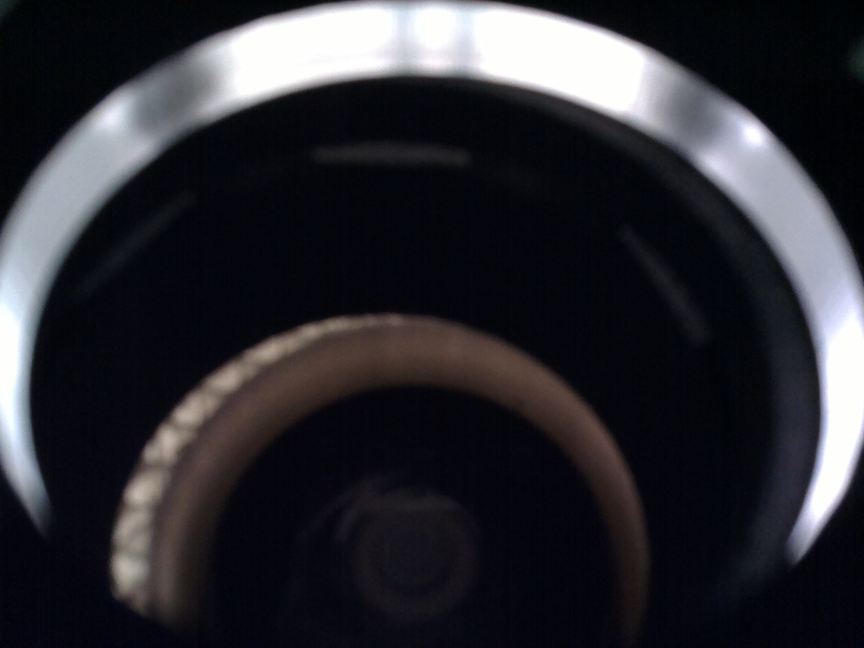
//> input picture OpenCV/test.jpg, 2592 x 1944 px, given in place of the camera (shown at 1/3 size)
$ ./centerv2   (built with g++ and OpenCV 4)
//> lines starting //> are read from the running program, lines starting //| are printed output that depends on the picture; after the words box and inside, x2 and y2 are one past the last pixel; in counts of white or black regions, pixels touching at a corner belong together
#include "opencv2/features2d.hpp"
#include "opencv2/core/core.hpp"
#include "opencv2/imgproc.hpp"
//above this is new includes added

#include "opencv2/highgui/highgui.hpp"
#include "opencv2/imgproc/imgproc.hpp"

#include "math.h"

#include <iostream>
#include <exception>
#include <vector>

int main(int argc, char* argv[]) { //argument for num times to check for token. Can run ~5-8 times per second.
  int Y1 = 150;
  int Y2 = 400;
  int X1 = 195;
  int X2 = 440;

  cv::VideoCapture cam(1);
  if(!cam.isOpened()) return -1;

  std::vector<cv::Point2f> pts1, pts2;

  pts1.push_back(cv::Point2f(92,0));
  pts1.push_back(cv::Point2f(148,0));
  pts1.push_back(cv::Point2f(74,283));
  pts1.push_back(cv::Point2f(178,283));

  pts2.push_back(cv::Point2f(74,0));
  pts2.push_back(cv::Point2f(140,0));
  pts2.push_back(cv::Point2f(74,283));
  pts2.push_back(cv::Point2f(140,283));

  while(true) {
    cv::Mat image, img, dst, dst1;
    cam >> image;
//> image is the input picture: 1944 rows x 2592 cols, CV_8UC3; mean B, G, R 50.9, 45.3, 45.6
    if(image.empty()) return -1;
    double t = cv::getTickCount();
    img = image(cv::Rect(X1, Y1, X2-X1, 283));
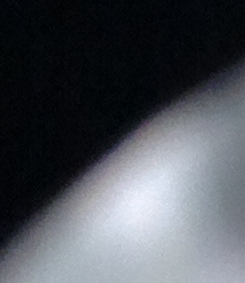
//> img: 283 rows x 245 cols, CV_8UC3; mean B, G, R 87.3, 80.8, 77.1
    cv::Mat M = cv::getPerspectiveTransform(pts1, pts2);
    cv::warpPerspective(img, dst, M, img.size());
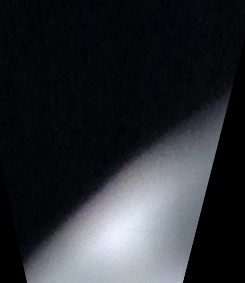
//> dst: 283 rows x 245 cols, CV_8UC3; mean B, G, R 49.9, 45.2, 42.4
    cv::warpPerspective(img, img, M, img.size());
    cv::cvtColor(dst, dst1, CV_BGR2GRAY);
    cv::bilateralFilter(dst1, dst, 5, 75, 75);
//> dst: 283 rows x 245 cols, CV_8UC1
    cv::Canny(dst, dst, 50, 60);
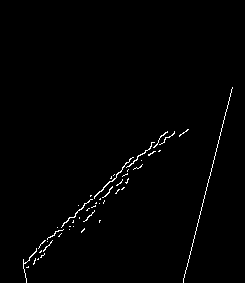
//> dst: 283 rows x 245 cols, CV_8UC1; 1.1% white in thin lines or dots, all inside (x1, y1, x2, y2) = (23, 87, 233, 283)
    std::vector<cv::Vec3f> circles;

    //HoughCircles(input, output, method, dp,
    //minDist - min dist between centers
    //param1 - higher threshold of the 2 passed to Canny() (the lower one is twice smaller)
    //param2 - accumlator threshold for the circle centers at detection stage
    //minRadius - Minimum circle radius
    //maxRadius - Maximum circle radius
    cv::HoughCircles(dst, circles, CV_HOUGH_GRADIENT, 2, 300, 50, 65, 60, 70);
//> circles = empty
    t = (cv::getTickCount() - t)/cv::getTickFrequency(); //Run Time Per Loop(ms): 120(BEST) - 200(WORST)
    std::cout << "Time: " << t << std::endl;
    try {
      if(!circles.empty()) {
	int x = round(circles[0][0]);
	int y = round(circles[0][1]);
	int radius = round(circles[0][2]);
	cv::Point center(x,y);
	std::cout << "Drawing a Circle at (" << center.x << "," << center.y << ") radius: " << radius << std::endl;
	cv::circle(img, center, radius, cv::Scalar(0,255,0), 4);
      }
      //else return 0;
    }
    catch(std::exception& e) {
      std::cout << "Exception Thrown" << e.what() << std::endl;
    }
    cv::imshow("output", img); //for debugging
    cv::imshow("dst", dst);
    cv::waitKey(0);
  }//end while(true)
}
